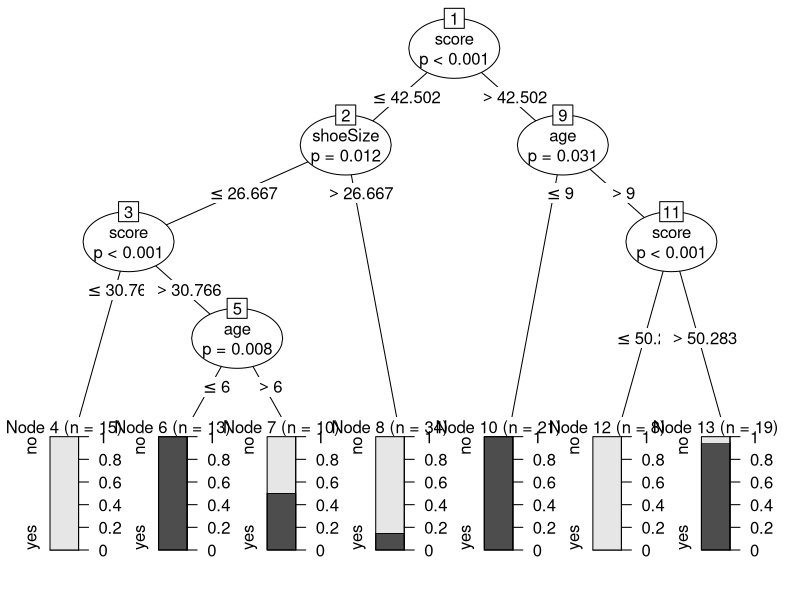

The R script that drew this image:
library(party)
library(caret)
library(e1071)
data <- readingSkills
index <- sample(2, nrow(data), replace=TRUE, prob=c(0.7,0.3))
train <- data[index==1,]
test <- data[index==2,]
features <- nativeSpeaker ~ age + shoeSize + score
model <- ctree(features, data=train)
plot(model)
test_predictions <- predict(model, newdata=test)
confusionMatrix(test_predictions, test$nativeSpeaker, positive="yes")
